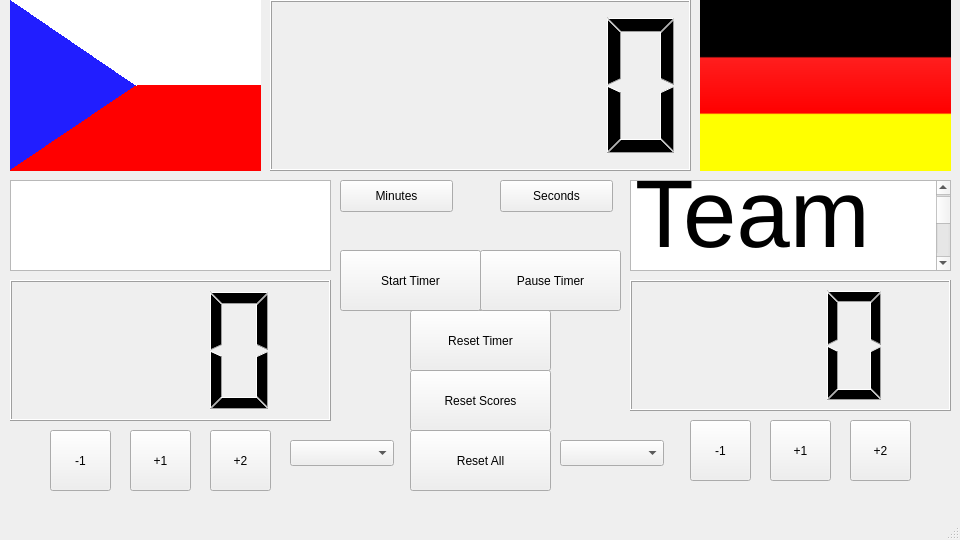
<?xml version="1.0" encoding="UTF-8"?>
<ui version="4.0">
 <class>MainWindow</class>
 <widget class="QMainWindow" name="MainWindow">
  <property name="geometry">
   <rect>
    <x>0</x>
    <y>0</y>
    <width>960</width>
    <height>540</height>
   </rect>
  </property>
  <property name="minimumSize">
   <size>
    <width>960</width>
    <height>540</height>
   </size>
  </property>
  <property name="maximumSize">
   <size>
    <width>960</width>
    <height>540</height>
   </size>
  </property>
  <property name="windowTitle">
   <string>MainWindow</string>
  </property>
  <widget class="QWidget" name="centralwidget">
   <widget class="QLCDNumber" name="team2ScoreLabel">
    <property name="geometry">
     <rect>
      <x>630</x>
      <y>280</y>
      <width>321</width>
      <height>131</height>
     </rect>
    </property>
    <property name="digitCount">
     <number>3</number>
    </property>
   </widget>
   <widget class="QLCDNumber" name="team1ScoreLabel">
    <property name="geometry">
     <rect>
      <x>10</x>
      <y>280</y>
      <width>321</width>
      <height>141</height>
     </rect>
    </property>
    <property name="digitCount">
     <number>3</number>
    </property>
   </widget>
   <widget class="QTextEdit" name="team1name">
    <property name="geometry">
     <rect>
      <x>10</x>
      <y>180</y>
      <width>321</width>
      <height>91</height>
     </rect>
    </property>
    <property name="styleSheet">
     <string notr="true">font: 75 72pt &quot;Helvetica Neue&quot;;</string>
    </property>
   </widget>
   <widget class="QTextEdit" name="Team2Name">
    <property name="geometry">
     <rect>
      <x>630</x>
      <y>180</y>
      <width>321</width>
      <height>91</height>
     </rect>
    </property>
    <property name="html">
     <string>&lt;!DOCTYPE HTML PUBLIC &quot;-//W3C//DTD HTML 4.0//EN&quot; &quot;http://www.w3.org/TR/REC-html40/strict.dtd&quot;&gt;
&lt;html&gt;&lt;head&gt;&lt;meta name=&quot;qrichtext&quot; content=&quot;1&quot; /&gt;&lt;style type=&quot;text/css&quot;&gt;
p, li { white-space: pre-wrap; }
&lt;/style&gt;&lt;/head&gt;&lt;body style=&quot; font-family:'.AppleSystemUIFont'; font-size:13pt; font-weight:400; font-style:normal;&quot;&gt;
&lt;p style=&quot; margin-top:0px; margin-bottom:0px; margin-left:0px; margin-right:0px; -qt-block-indent:0; text-indent:0px;&quot;&gt;&lt;span style=&quot; font-size:72pt;&quot;&gt;Team 2&lt;/span&gt;&lt;/p&gt;
&lt;p style=&quot;-qt-paragraph-type:empty; margin-top:0px; margin-bottom:0px; margin-left:0px; margin-right:0px; -qt-block-indent:0; text-indent:0px; font-size:72pt;&quot;&gt;&lt;br /&gt;&lt;/p&gt;
&lt;p style=&quot;-qt-paragraph-type:empty; margin-top:0px; margin-bottom:0px; margin-left:0px; margin-right:0px; -qt-block-indent:0; text-indent:0px; font-size:72pt;&quot;&gt;&lt;br /&gt;&lt;/p&gt;&lt;/body&gt;&lt;/html&gt;</string>
    </property>
   </widget>
   <widget class="QPushButton" name="resetTimerButton">
    <property name="geometry">
     <rect>
      <x>410</x>
      <y>310</y>
      <width>141</width>
      <height>61</height>
     </rect>
    </property>
    <property name="text">
     <string>Reset Timer</string>
    </property>
   </widget>
   <widget class="QPushButton" name="resetScoresButton">
    <property name="geometry">
     <rect>
      <x>410</x>
      <y>370</y>
      <width>141</width>
      <height>61</height>
     </rect>
    </property>
    <property name="text">
     <string>Reset Scores</string>
    </property>
   </widget>
   <widget class="QPushButton" name="resetAllButton">
    <property name="geometry">
     <rect>
      <x>410</x>
      <y>430</y>
      <width>141</width>
      <height>61</height>
     </rect>
    </property>
    <property name="text">
     <string>Reset All</string>
    </property>
   </widget>
   <widget class="QPushButton" name="team1Add1Button">
    <property name="geometry">
     <rect>
      <x>130</x>
      <y>430</y>
      <width>61</width>
      <height>61</height>
     </rect>
    </property>
    <property name="text">
     <string>+1</string>
    </property>
   </widget>
   <widget class="QPushButton" name="team1Add2Button">
    <property name="geometry">
     <rect>
      <x>210</x>
      <y>430</y>
      <width>61</width>
      <height>61</height>
     </rect>
    </property>
    <property name="text">
     <string>+2</string>
    </property>
   </widget>
   <widget class="QPushButton" name="team1SubtractButton">
    <property name="geometry">
     <rect>
      <x>50</x>
      <y>430</y>
      <width>61</width>
      <height>61</height>
     </rect>
    </property>
    <property name="text">
     <string>-1</string>
    </property>
   </widget>
   <widget class="QPushButton" name="team2Add2Button">
    <property name="geometry">
     <rect>
      <x>850</x>
      <y>420</y>
      <width>61</width>
      <height>61</height>
     </rect>
    </property>
    <property name="text">
     <string>+2</string>
    </property>
   </widget>
   <widget class="QPushButton" name="team2Add1Button">
    <property name="geometry">
     <rect>
      <x>770</x>
      <y>420</y>
      <width>61</width>
      <height>61</height>
     </rect>
    </property>
    <property name="text">
     <string>+1</string>
    </property>
   </widget>
   <widget class="QPushButton" name="team2SubtractButton">
    <property name="geometry">
     <rect>
      <x>690</x>
      <y>420</y>
      <width>61</width>
      <height>61</height>
     </rect>
    </property>
    <property name="text">
     <string>-1</string>
    </property>
   </widget>
   <widget class="QPushButton" name="startButton">
    <property name="geometry">
     <rect>
      <x>340</x>
      <y>250</y>
      <width>141</width>
      <height>61</height>
     </rect>
    </property>
    <property name="text">
     <string>Start Timer</string>
    </property>
   </widget>
   <widget class="QPushButton" name="pauseButton">
    <property name="geometry">
     <rect>
      <x>480</x>
      <y>250</y>
      <width>141</width>
      <height>61</height>
     </rect>
    </property>
    <property name="text">
     <string>Pause Timer</string>
    </property>
   </widget>
   <widget class="QLabel" name="team1background">
    <property name="geometry">
     <rect>
      <x>10</x>
      <y>0</y>
      <width>251</width>
      <height>171</height>
     </rect>
    </property>
    <property name="styleSheet">
     <string notr="true">background-color: qconicalgradient(cx:0.5, cy:0.5, angle:0, stop:0 rgba(255, 255, 255, 255), stop:0.373979 rgba(255, 255, 255, 255), stop:0.373991 rgba(33, 30, 255, 255), stop:0.624018 rgba(33, 30, 255, 255), stop:0.624043 rgba(255, 0, 0, 255), stop:1 rgba(255, 0, 0, 255));</string>
    </property>
    <property name="text">
     <string/>
    </property>
   </widget>
   <widget class="QLabel" name="team2background">
    <property name="geometry">
     <rect>
      <x>700</x>
      <y>0</y>
      <width>251</width>
      <height>171</height>
     </rect>
    </property>
    <property name="styleSheet">
     <string notr="true">background-color: qlineargradient(spread:pad, x1:0, y1:0, x2:0, y2:1, stop:0 rgba(0, 0, 0, 255), stop:0.33 rgba(0, 0, 0, 255), stop:0.34 rgba(255, 30, 30, 255), stop:0.66 rgba(255, 0, 0, 255), stop:0.67 rgba(255, 255, 0, 255), stop:1 rgba(255, 255, 0, 255));</string>
    </property>
    <property name="text">
     <string/>
    </property>
   </widget>
   <widget class="QLCDNumber" name="clockLabel">
    <property name="geometry">
     <rect>
      <x>270</x>
      <y>0</y>
      <width>421</width>
      <height>171</height>
     </rect>
    </property>
   </widget>
   <widget class="QComboBox" name="comboBox">
    <property name="geometry">
     <rect>
      <x>290</x>
      <y>440</y>
      <width>104</width>
      <height>26</height>
     </rect>
    </property>
   </widget>
   <widget class="QComboBox" name="comboBox_2">
    <property name="geometry">
     <rect>
      <x>560</x>
      <y>440</y>
      <width>104</width>
      <height>26</height>
     </rect>
    </property>
   </widget>
   <widget class="QPushButton" name="addMinuteButton">
    <property name="geometry">
     <rect>
      <x>340</x>
      <y>180</y>
      <width>113</width>
      <height>32</height>
     </rect>
    </property>
    <property name="text">
     <string>Minutes</string>
    </property>
   </widget>
   <widget class="QPushButton" name="addSecondButton">
    <property name="geometry">
     <rect>
      <x>500</x>
      <y>180</y>
      <width>113</width>
      <height>32</height>
     </rect>
    </property>
    <property name="text">
     <string>Seconds</string>
    </property>
   </widget>
   <zorder>team1background</zorder>
   <zorder>team2ScoreLabel</zorder>
   <zorder>team1ScoreLabel</zorder>
   <zorder>team1name</zorder>
   <zorder>Team2Name</zorder>
   <zorder>resetTimerButton</zorder>
   <zorder>resetScoresButton</zorder>
   <zorder>resetAllButton</zorder>
   <zorder>team1Add1Button</zorder>
   <zorder>team1Add2Button</zorder>
   <zorder>team1SubtractButton</zorder>
   <zorder>team2Add2Button</zorder>
   <zorder>team2Add1Button</zorder>
   <zorder>team2SubtractButton</zorder>
   <zorder>startButton</zorder>
   <zorder>pauseButton</zorder>
   <zorder>team2background</zorder>
   <zorder>clockLabel</zorder>
   <zorder>comboBox</zorder>
   <zorder>comboBox_2</zorder>
   <zorder>addMinuteButton</zorder>
   <zorder>addSecondButton</zorder>
  </widget>
  <widget class="QMenuBar" name="menubar">
   <property name="geometry">
    <rect>
     <x>0</x>
     <y>0</y>
     <width>960</width>
     <height>24</height>
    </rect>
   </property>
  </widget>
  <widget class="QStatusBar" name="statusbar"/>
 </widget>
 <resources/>
 <connections/>
</ui>
